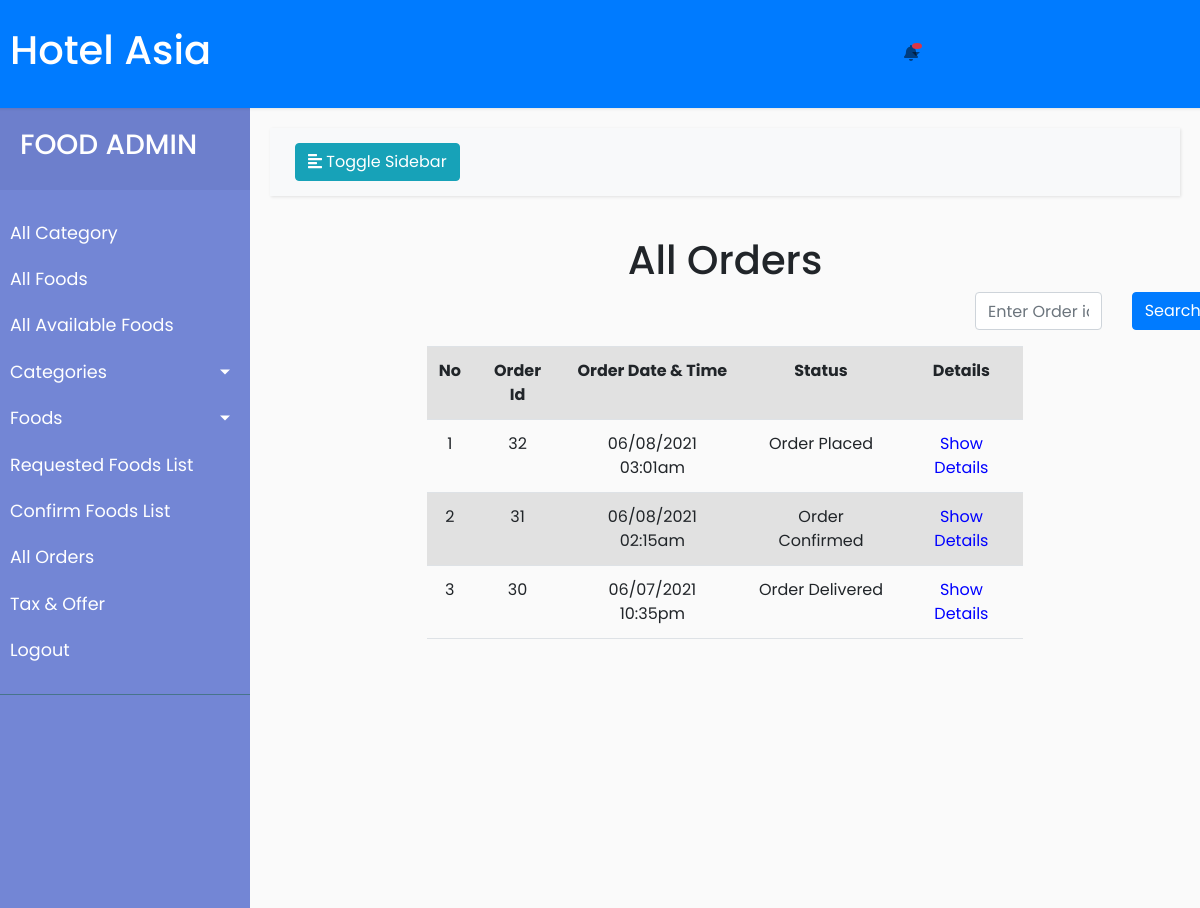
Page /admin/food/allOrders.php (signed in) on the committed database.
### tables this page shows
CREATE TABLE `food_orders` (
  `order_id` int(11) NOT NULL,
  `room_no` int(11) NOT NULL,
  `order_no` int(11) NOT NULL,
  `final_price` int(11) NOT NULL,
  `status` int(11) NOT NULL,
  `notify` int(11) NOT NULL DEFAULT 0,
  `order_time` varchar(100) NOT NULL
);

### admin/food/allOrders.php (the view, shortened to what this page needs)
<!doctype html>
<html>
<head>
  <link rel="stylesheet" href="css\bootstrap.css">
  <link rel="stylesheet" href="css\style.css">
</head>
<body>
  <?php
    include 'header.php';
    include 'sidebar.php';
    ?>
    <div class="container-flud">
      <div class="row">
        <h1 style="text-align: center;">All Orders</h1>
      </div>
      <form action="allOrdersSort.php" method="post">
        <div class="row">
          <div class="offset-9 col-2">
            <input type="text" name="order_id" id="order_id" class="form-control" placeholder="Enter Order id" required>
          </div>
          <div class="col-1">
            <div class="form-group">
            <input type="submit" name="submit" id="btn" class="btn btn-primary" value="Search">
          </div>
          </div>
          </div>
      </form>
      <div class="row">
        <div class="col-sm-8 offset-sm-2">
        <table class="table table-striped">
          <?php
          $conn = mysqli_connect("localhost","root","","hms") or die("Connection failed");
          $sql = "Select * from food_orders order by order_id desc";
          $result = mysqli_query($conn, $sql) or die("Query failed");
          ?>
          <tr>
            <th style="text-align: center;">No</th>
            <th style="text-align: center;">Order Id</th>
            <th style="text-align: center;">Order Date & Time</th>
            <th style="text-align: center;">Status</th>
            <th style="text-align: center;">Details</th>
            </tr>
          <?php
          $no=1;
          while($row = mysqli_fetch_assoc($result)){
           ?>
           <tr>
             <td style="text-align: center;"><?php echo $no;?></td>
             <td style="text-align: center;"><?php echo $row['order_id'];?></td>
             <td style="text-align: center;"><?php echo $row['order_time'];?></td>
             <td style="text-align: center;"><?php
             if($row['status']==0){
               echo "Order Placed";
             }
             else if($row['status']==1){
               echo "Order Confirmed";
             }
             else if($row['status']==2){
               echo "Order Delivered";
             }
             else if($row['status']==3){
               echo "Order Canceled";
             }
             ?></td>
             <td style="text-align: center;color: blue;"><a href="foodOrdersDetail.php?id=<?php echo $row['order_id']?>&status=<?php echo $row['status']?>">Show Details</a></td>
           </tr>
           <?php
           $no++;
             }
           ?>
         </table>
   </div>
    </div>
  </div>
</body>
</html>

### admin/food/css/style.css (style rules this page uses)
body { font-family: 'Poppins', sans-serif; background: #fafafa; }
a, a:hover, a:focus { color: inherit; text-decoration: none; transition: all 0.3s; }

### rows in the picture
food_orders: order_id "32", order_time "06/08/2021 03:01am", status "Order Placed"
food_orders: order_id "31", order_time "06/08/2021 02:15am", status "Order Confirmed"
food_orders: order_id "30", order_time "06/07/2021 10:35pm", status "Order Delivered"
